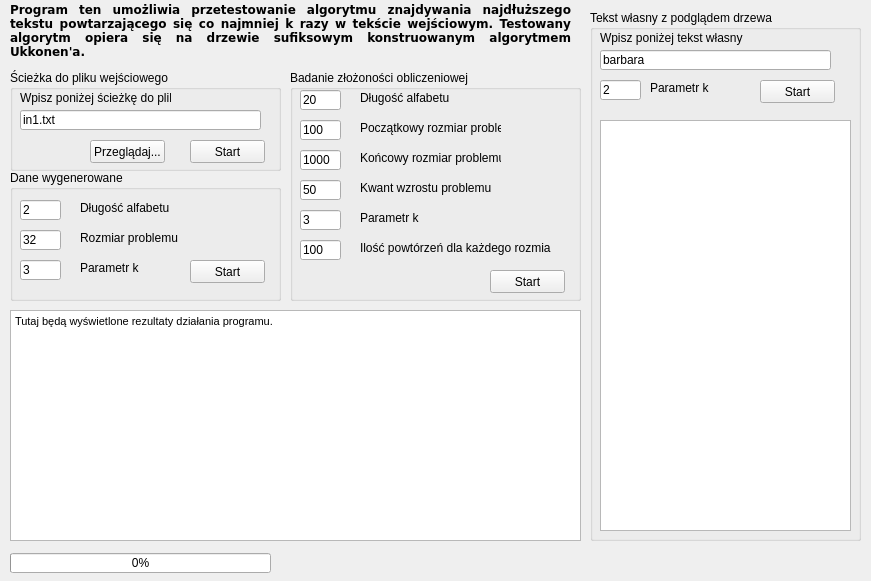
<?xml version="1.0" encoding="UTF-8"?>
<ui version="4.0">
 <class>MainWindow</class>
 <widget class="QMainWindow" name="MainWindow">
  <property name="geometry">
   <rect>
    <x>0</x>
    <y>0</y>
    <width>871</width>
    <height>581</height>
   </rect>
  </property>
  <property name="windowTitle">
   <string>AAL projekt - Piotr Gwizdała</string>
  </property>
  <widget class="QWidget" name="centralWidget">
   <widget class="QGroupBox" name="groupBox">
    <property name="geometry">
     <rect>
      <x>10</x>
      <y>70</y>
      <width>271</width>
      <height>101</height>
     </rect>
    </property>
    <property name="title">
     <string>Ścieżka do pliku wejściowego</string>
    </property>
    <widget class="QPushButton" name="startPath">
     <property name="geometry">
      <rect>
       <x>180</x>
       <y>70</y>
       <width>75</width>
       <height>23</height>
      </rect>
     </property>
     <property name="text">
      <string>Start</string>
     </property>
    </widget>
    <widget class="QLineEdit" name="pathInput">
     <property name="geometry">
      <rect>
       <x>10</x>
       <y>40</y>
       <width>241</width>
       <height>20</height>
      </rect>
     </property>
     <property name="text">
      <string>in1.txt</string>
     </property>
    </widget>
    <widget class="QLabel" name="label">
     <property name="geometry">
      <rect>
       <x>10</x>
       <y>20</y>
       <width>151</width>
       <height>16</height>
      </rect>
     </property>
     <property name="text">
      <string>Wpisz poniżej ścieżkę do pliku</string>
     </property>
    </widget>
    <widget class="QPushButton" name="pushButton">
     <property name="geometry">
      <rect>
       <x>80</x>
       <y>70</y>
       <width>75</width>
       <height>23</height>
      </rect>
     </property>
     <property name="text">
      <string>Przeglądaj...</string>
     </property>
    </widget>
   </widget>
   <widget class="QGroupBox" name="groupBox_2">
    <property name="geometry">
     <rect>
      <x>290</x>
      <y>70</y>
      <width>291</width>
      <height>231</height>
     </rect>
    </property>
    <property name="title">
     <string>Badanie złożoności obliczeniowej</string>
    </property>
    <widget class="QLineEdit" name="alfabetSizeInput">
     <property name="geometry">
      <rect>
       <x>10</x>
       <y>20</y>
       <width>41</width>
       <height>20</height>
      </rect>
     </property>
     <property name="text">
      <string>20</string>
     </property>
    </widget>
    <widget class="QLabel" name="label_2">
     <property name="geometry">
      <rect>
       <x>70</x>
       <y>20</y>
       <width>91</width>
       <height>16</height>
      </rect>
     </property>
     <property name="text">
      <string>Długość alfabetu</string>
     </property>
    </widget>
    <widget class="QLineEdit" name="dataBeginInput">
     <property name="geometry">
      <rect>
       <x>10</x>
       <y>50</y>
       <width>41</width>
       <height>20</height>
      </rect>
     </property>
     <property name="text">
      <string>100</string>
     </property>
    </widget>
    <widget class="QLabel" name="label_3">
     <property name="geometry">
      <rect>
       <x>70</x>
       <y>50</y>
       <width>141</width>
       <height>16</height>
      </rect>
     </property>
     <property name="text">
      <string>Początkowy rozmiar problemu</string>
     </property>
    </widget>
    <widget class="QLineEdit" name="dataEndInput">
     <property name="geometry">
      <rect>
       <x>10</x>
       <y>80</y>
       <width>41</width>
       <height>20</height>
      </rect>
     </property>
     <property name="text">
      <string>1000</string>
     </property>
    </widget>
    <widget class="QLabel" name="label_4">
     <property name="geometry">
      <rect>
       <x>70</x>
       <y>80</y>
       <width>141</width>
       <height>16</height>
      </rect>
     </property>
     <property name="text">
      <string>Końcowy rozmiar problemu</string>
     </property>
    </widget>
    <widget class="QLineEdit" name="dataStepInput">
     <property name="geometry">
      <rect>
       <x>10</x>
       <y>110</y>
       <width>41</width>
       <height>20</height>
      </rect>
     </property>
     <property name="text">
      <string>50</string>
     </property>
    </widget>
    <widget class="QLabel" name="label_5">
     <property name="geometry">
      <rect>
       <x>70</x>
       <y>110</y>
       <width>141</width>
       <height>16</height>
      </rect>
     </property>
     <property name="text">
      <string>Kwant wzrostu problemu</string>
     </property>
    </widget>
    <widget class="QPushButton" name="startComp">
     <property name="geometry">
      <rect>
       <x>200</x>
       <y>200</y>
       <width>75</width>
       <height>23</height>
      </rect>
     </property>
     <property name="text">
      <string>Start</string>
     </property>
    </widget>
    <widget class="QLineEdit" name="kInput1">
     <property name="geometry">
      <rect>
       <x>10</x>
       <y>140</y>
       <width>41</width>
       <height>20</height>
      </rect>
     </property>
     <property name="text">
      <string>3</string>
     </property>
    </widget>
    <widget class="QLabel" name="label_7">
     <property name="geometry">
      <rect>
       <x>70</x>
       <y>140</y>
       <width>91</width>
       <height>16</height>
      </rect>
     </property>
     <property name="text">
      <string>Parametr k</string>
     </property>
    </widget>
    <widget class="QLineEdit" name="repsInput">
     <property name="geometry">
      <rect>
       <x>10</x>
       <y>170</y>
       <width>41</width>
       <height>20</height>
      </rect>
     </property>
     <property name="text">
      <string>100</string>
     </property>
    </widget>
    <widget class="QLabel" name="label_13">
     <property name="geometry">
      <rect>
       <x>70</x>
       <y>170</y>
       <width>191</width>
       <height>16</height>
      </rect>
     </property>
     <property name="text">
      <string>Ilość powtórzeń dla każdego rozmiaru</string>
     </property>
    </widget>
   </widget>
   <widget class="QGroupBox" name="groupBox_3">
    <property name="geometry">
     <rect>
      <x>590</x>
      <y>10</y>
      <width>271</width>
      <height>531</height>
     </rect>
    </property>
    <property name="title">
     <string>Tekst własny z podglądem drzewa</string>
    </property>
    <widget class="QLineEdit" name="userTextInput">
     <property name="geometry">
      <rect>
       <x>10</x>
       <y>40</y>
       <width>231</width>
       <height>20</height>
      </rect>
     </property>
     <property name="text">
      <string>barbara</string>
     </property>
    </widget>
    <widget class="QLabel" name="label_6">
     <property name="geometry">
      <rect>
       <x>10</x>
       <y>20</y>
       <width>151</width>
       <height>16</height>
      </rect>
     </property>
     <property name="text">
      <string>Wpisz poniżej tekst własny</string>
     </property>
    </widget>
    <widget class="QLabel" name="label_8">
     <property name="geometry">
      <rect>
       <x>60</x>
       <y>70</y>
       <width>91</width>
       <height>16</height>
      </rect>
     </property>
     <property name="text">
      <string>Parametr k</string>
     </property>
    </widget>
    <widget class="QLineEdit" name="kInput2">
     <property name="geometry">
      <rect>
       <x>10</x>
       <y>70</y>
       <width>41</width>
       <height>20</height>
      </rect>
     </property>
     <property name="text">
      <string>2</string>
     </property>
    </widget>
    <widget class="QPushButton" name="startOwn">
     <property name="geometry">
      <rect>
       <x>170</x>
       <y>70</y>
       <width>75</width>
       <height>23</height>
      </rect>
     </property>
     <property name="text">
      <string>Start</string>
     </property>
    </widget>
    <widget class="QTreeWidget" name="treeWidget">
     <property name="geometry">
      <rect>
       <x>10</x>
       <y>110</y>
       <width>251</width>
       <height>411</height>
      </rect>
     </property>
     <attribute name="headerVisible">
      <bool>false</bool>
     </attribute>
     <column>
      <property name="text">
       <string notr="true">1</string>
      </property>
     </column>
    </widget>
   </widget>
   <widget class="QGroupBox" name="groupBox_4">
    <property name="geometry">
     <rect>
      <x>10</x>
      <y>170</y>
      <width>271</width>
      <height>131</height>
     </rect>
    </property>
    <property name="title">
     <string>Dane wygenerowane</string>
    </property>
    <widget class="QLabel" name="label_9">
     <property name="geometry">
      <rect>
       <x>70</x>
       <y>60</y>
       <width>141</width>
       <height>16</height>
      </rect>
     </property>
     <property name="text">
      <string>Rozmiar problemu</string>
     </property>
    </widget>
    <widget class="QLineEdit" name="alfabetSize4Gen">
     <property name="geometry">
      <rect>
       <x>10</x>
       <y>30</y>
       <width>41</width>
       <height>20</height>
      </rect>
     </property>
     <property name="text">
      <string>2</string>
     </property>
    </widget>
    <widget class="QLabel" name="label_10">
     <property name="geometry">
      <rect>
       <x>70</x>
       <y>90</y>
       <width>91</width>
       <height>16</height>
      </rect>
     </property>
     <property name="text">
      <string>Parametr k</string>
     </property>
    </widget>
    <widget class="QPushButton" name="startGen">
     <property name="geometry">
      <rect>
       <x>180</x>
       <y>90</y>
       <width>75</width>
       <height>23</height>
      </rect>
     </property>
     <property name="text">
      <string>Start</string>
     </property>
    </widget>
    <widget class="QLabel" name="label_11">
     <property name="geometry">
      <rect>
       <x>70</x>
       <y>30</y>
       <width>91</width>
       <height>16</height>
      </rect>
     </property>
     <property name="text">
      <string>Długość alfabetu</string>
     </property>
    </widget>
    <widget class="QLineEdit" name="wordLength4Gen">
     <property name="geometry">
      <rect>
       <x>10</x>
       <y>60</y>
       <width>41</width>
       <height>20</height>
      </rect>
     </property>
     <property name="text">
      <string>32</string>
     </property>
    </widget>
    <widget class="QLineEdit" name="k4Gen">
     <property name="geometry">
      <rect>
       <x>10</x>
       <y>90</y>
       <width>41</width>
       <height>20</height>
      </rect>
     </property>
     <property name="text">
      <string>3</string>
     </property>
    </widget>
   </widget>
   <widget class="QTextBrowser" name="tb">
    <property name="geometry">
     <rect>
      <x>10</x>
      <y>310</y>
      <width>571</width>
      <height>231</height>
     </rect>
    </property>
    <property name="html">
     <string>&lt;!DOCTYPE HTML PUBLIC &quot;-//W3C//DTD HTML 4.0//EN&quot; &quot;http://www.w3.org/TR/REC-html40/strict.dtd&quot;&gt;
&lt;html&gt;&lt;head&gt;&lt;meta name=&quot;qrichtext&quot; content=&quot;1&quot; /&gt;&lt;style type=&quot;text/css&quot;&gt;
p, li { white-space: pre-wrap; }
&lt;/style&gt;&lt;/head&gt;&lt;body style=&quot; font-family:'MS Shell Dlg 2'; font-size:8.25pt; font-weight:400; font-style:normal;&quot;&gt;
&lt;p style=&quot; margin-top:0px; margin-bottom:0px; margin-left:0px; margin-right:0px; -qt-block-indent:0; text-indent:0px;&quot;&gt;&lt;span style=&quot; font-size:8pt;&quot;&gt;Tutaj będą wyświetlone rezultaty działania programu.&lt;/span&gt;&lt;/p&gt;&lt;/body&gt;&lt;/html&gt;</string>
    </property>
   </widget>
   <widget class="QLabel" name="label_12">
    <property name="geometry">
     <rect>
      <x>10</x>
      <y>0</y>
      <width>561</width>
      <height>61</height>
     </rect>
    </property>
    <property name="font">
     <font>
      <family>Verdana</family>
      <pointsize>9</pointsize>
      <weight>75</weight>
      <bold>true</bold>
     </font>
    </property>
    <property name="text">
     <string>Program ten umożliwia przetestowanie algorytmu znajdywania najdłuższego tekstu powtarzającego się co najmniej k razy w tekście wejściowym. Testowany algorytm opiera się na drzewie sufiksowym konstruowanym algorytmem Ukkonen'a.</string>
    </property>
    <property name="alignment">
     <set>Qt::AlignJustify|Qt::AlignVCenter</set>
    </property>
    <property name="wordWrap">
     <bool>true</bool>
    </property>
   </widget>
   <widget class="QProgressBar" name="progressBar">
    <property name="geometry">
     <rect>
      <x>10</x>
      <y>553</y>
      <width>261</width>
      <height>20</height>
     </rect>
    </property>
    <property name="value">
     <number>0</number>
    </property>
   </widget>
  </widget>
 </widget>
 <layoutdefault spacing="6" margin="11"/>
 <resources/>
 <connections/>
</ui>
